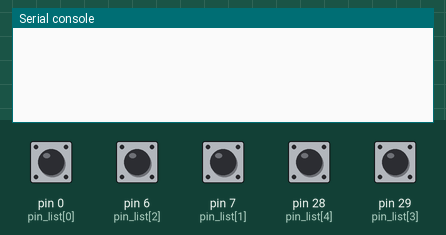
This program was run on a simulated MicroPython board. On the bench: the last lines printed to the serial console. The inputs (shaded band) are chosen by the test bench; at power-on: pin 0 (pin_list[0]), pin 6 (pin_list[2]), pin 7 (pin_list[1]), pin 28 (pin_list[4]), pin 29 (pin_list[3]) HIGH.

Above: at 1.2 s.
1.3 s: pin 0 (pin_list[0]) pulled LOW for 0.15 s
At 1.8 s:
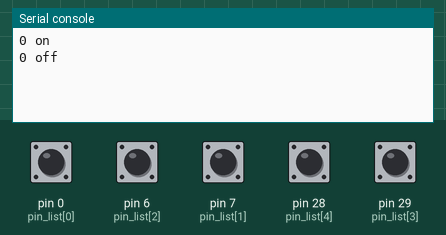
2.9 s: pin 6 (pin_list[2]) pulled LOW for 0.15 s
At 3.04 s:
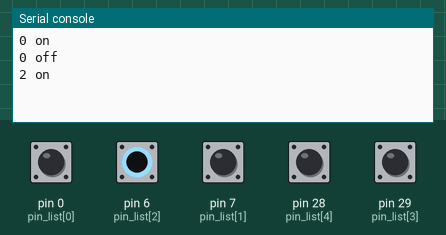
4.5 s: pin 7 (pin_list[1]) pulled LOW for 0.15 s
At 5.7 s:
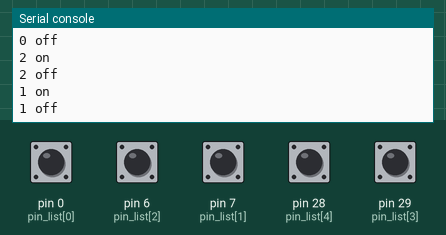
6.1 s: pin 28 (pin_list[4]) pulled LOW for 0.15 s
At 6.9 s:
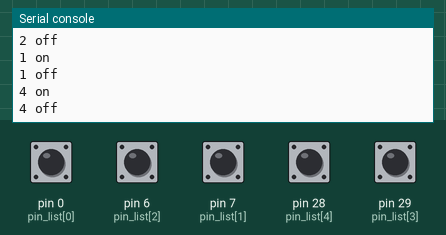
7.7 s: pin 29 (pin_list[3]) pulled LOW for 0.15 s
At 9.3 s:
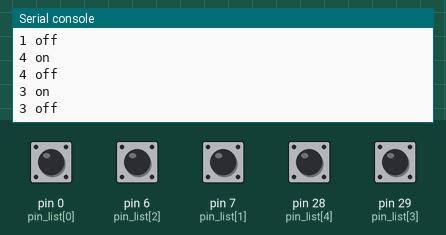
Timing chart, 0 to 10.3 s (numbered marks = the images above; inputs shaded):
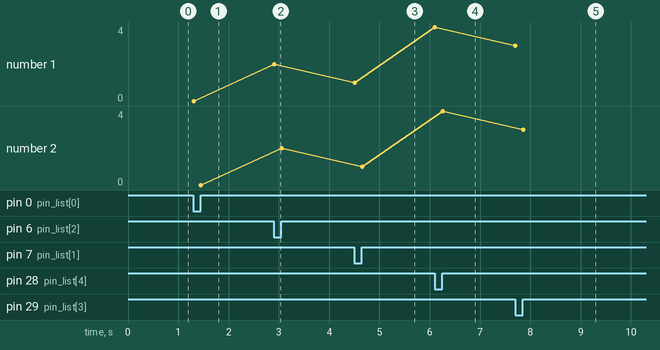

Measured:
- after the input at 1.3 s, the serial console: prints a new line at once (image 1)
- after the input at 2.9 s, the serial console: prints a new line at once (image 2)
- after the input at 4.5 s, the serial console: prints a new line at once (image 3)
- after the input at 6.1 s, the serial console: prints a new line at once (image 4)
- after the input at 7.7 s, the serial console: prints a new line at once (image 5)
- plotted number 1: 0 → 2 after the input at 2.9 s, 2 → 1 after the input at 4.5 s, 1 → 4 after the input at 6.1 s, 4 → 3 after the input at 7.7 s
- plotted number 2: 0 → 2 after the input at 2.9 s, 2 → 1 after the input at 4.5 s, 1 → 4 after the input at 6.1 s, 4 → 3 after the input at 7.7 s

The program:

button_serial.py
```python
import time
import machine

pin_list = ([0,7,6,29,28])    # list of input pins
N = len(pin_list)  #variable for number of inputs

inputs = ([0]*N)		#inputs

for i in range(N):    #buttons - need pullup resistors.
    inputs[i] = machine.Pin(pin_list[i], machine.Pin.IN, machine.Pin.PULL_UP)
# for i in range(2,N):   #phototransistors - no pullup.
#     inputs[i] = machine.Pin(pin_list[i], machine.Pin.IN )   #special case - no internal pull

tone_state = ([False]*N)

while True:
    for i in range(N):
        if (not tone_state[i]) and (not inputs[i].value()):
            print(i,'on')
            tone_state[i] = True

        time.sleep(0.001) #debounce.

        if (tone_state[i]) and (inputs[i].value()):
            print(i, 'off')
            tone_state[i] = False

        time.sleep(0.001) #debounce.
```
